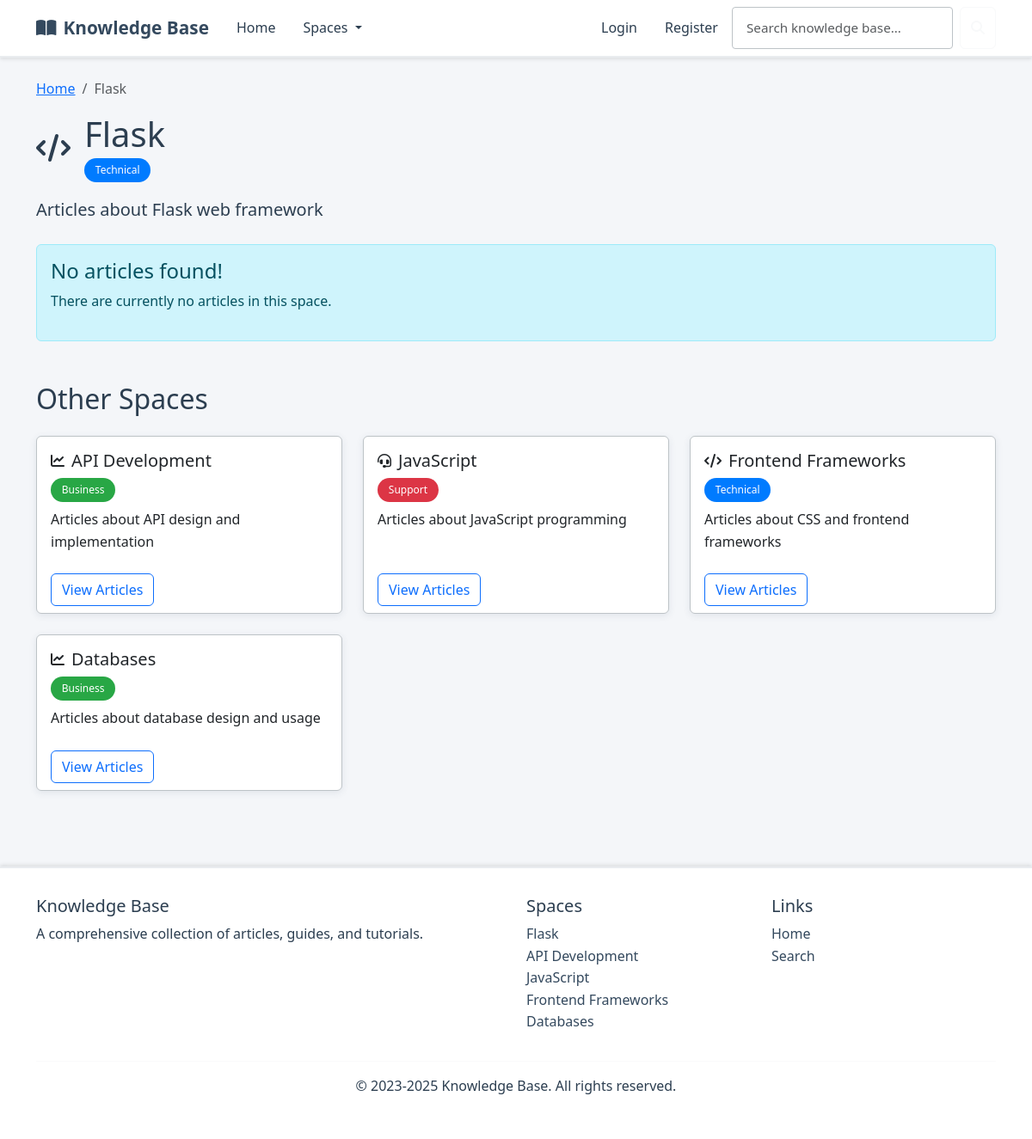
The app's page /space/1/ with its own data.
### kb/models.py (models this page shows, shortened)
class Space(models.Model):
    ICON_CHOICES = [
        ('fas fa-folder', 'Folder'),
        ('fas fa-book', 'Book'),
        ('fas fa-lightbulb', 'Lightbulb'),
        ('fas fa-cog', 'Settings'),
        ('fas fa-rocket', 'Rocket'),
        ('fas fa-star', 'Star'),
        ('fas fa-heart', 'Heart'),
        ('fas fa-trophy', 'Trophy'),
        ('fas fa-graduation-cap', 'Education'),
        ('fas fa-code', 'Code'),
        ('fas fa-database', 'Database'),
        ('fas fa-shield-alt', 'Security'),
        ('fas fa-users', 'Team'),
        ('fas fa-chart-line', 'Analytics'),
        ('fas fa-puzzle-piece', 'Puzzle'),
        ('fas fa-tools', 'Tools'),
        ('fas fa-globe', 'Global'),
        ('fas fa-mobile-alt', 'Mobile'),
        ('fas fa-cloud', 'Cloud'),
        ('fas fa-fire', 'Fire'),
    ]
    name = models.CharField(max_length=100)
    description = models.TextField()
    label = models.ForeignKey(Label, on_delete=models.SET_NULL, null=True, blank=True, related_name='spaces')
    icon = models.CharField(max_length=50, choices=ICON_CHOICES, default='fas fa-folder')
    class Meta:
        verbose_name_plural = "Spaces"

class Label(models.Model):
    COLOR_CHOICES = [
        ('#007bff', 'Blue'),
        ('#28a745', 'Green'),
        ('#dc3545', 'Red'),
        ('#ffc107', 'Yellow'),
        ('#6f42c1', 'Purple'),
        ('#fd7e14', 'Orange'),
        ('#20c997', 'Teal'),
        ('#e83e8c', 'Pink'),
        ('#6c757d', 'Gray'),
        ('#17a2b8', 'Cyan'),
    ]
    name = models.CharField(max_length=50)
    color = models.CharField(max_length=7, choices=COLOR_CHOICES, default='#007bff')
    class Meta:
        verbose_name_plural = "Labels"

### kb/views.py (the view, shortened to what this page needs)
# urls.py: path('space/<int:space_id>/', views.space_detail, name='space_detail'),
def space_detail(request, space_id):
    space = get_object_or_404(Space, id=space_id)
    if request.user.is_authenticated:
        articles = Article.objects.filter(
            space=space
        ).filter(
            models.Q(status='live') |
            models.Q(status='draft', author=request.user)
        )
    else:
        articles = Article.objects.filter(space=space, status='live')
    context = {
        'space': space,
        'articles': articles,
        'title': f'Space: {space.name}'
    }
    return render(request, 'space.html', context)

### kb/context_processors.py (called while the page is built)
def categories_processor(request):
    return {
        'spaces': Space.objects.all()
    }

### templates/space.html (shortened to what this page needs)
{% extends 'layout.html' %}
{% load static %}
{% block content %}
<nav aria-label="breadcrumb">
    <ol class="breadcrumb">
        <li class="breadcrumb-item"><a href="/">Home</a></li>
        <li class="breadcrumb-item active" aria-current="page">{{ space.name }}</li>
    </ol>
</nav>
<div class="mb-4">
    <div class="d-flex align-items-center mb-3">
        {% if space.icon %}
        <i class="{{ space.icon }} me-3" style="font-size: 2rem;"></i>
        {% endif %}
        <div>
            <h1 class="mb-1">{{ space.name }}</h1>
            {% if space.label %}
            <span class="badge" style="background-color: {{ space.label.color }}; color: white;">{{ space.label.name }}</span>
            {% endif %}
        </div>
    </div>
    <p class="lead">{{ space.description }}</p>
</div>
{% if articles %}
    <div class="row row-cols-1 row-cols-md-2 g-4">
        {% for article in articles %}
        <div class="col">
            <div class="card article-card h-100">
                <div class="card-body">
                    <div class="d-flex justify-content-between align-items-start mb-2">
                        <h5 class="card-title">{{ article.title }}</h5>
                        <div class="d-flex align-items-center">
                            {% if user.is_authenticated and article.is_read %}
                            <span class="badge bg-success me-2">Read</span>
                            {% endif %}
                            {% if user.is_authenticated %}
                            <button class="btn btn-link p-0 me-1 favorite-btn"
                                    data-article-id="{{ article.id }}"
                                    data-favorited="{% if article.is_favorited %}true{% else %}false{% endif %}"
                                    title="{% if article.is_favorited %}Remove from favorites{% else %}Add to favorites{% endif %}">
                                {% if article.is_favorited %}
                                <i class="fas fa-heart text-danger"></i>
                                {% else %}
                                <i class="far fa-heart text-muted"></i>
                                {% endif %}
                            </button>
                            <button class="btn btn-link p-0 read-later-btn"
                                    data-article-id="{{ article.id }}"
                                    data-read-later="{% if article.is_read_later %}true{% else %}false{% endif %}"
                                    title="{% if article.is_read_later %}Remove from read later{% else %}Save for later reading{% endif %}">
                                {% if article.is_read_later %}
                                <i class="fas fa-bookmark text-primary"></i>
                                {% else %}
                                <i class="far fa-bookmark text-muted"></i>
                                {% endif %}
                            </button>
                            {% endif %}
                        </div>
                    </div>
                    <p class="card-text">{{ article.summary }}</p>
                    <div class="mb-3">
                        {% for tag in article.tags %}
                        <span class="badge bg-secondary me-1">{{ tag }}</span>
                        {% endfor %}
                    </div>
                </div>
                <div class="card-footer bg-transparent border-0">
                    <div class="d-flex justify-content-between align-items-center">
                        <div>
                            <small class="text-muted d-block">Added: {{ article.created_at }}</small>
                            <small class="text-muted">
                                <i class="fas fa-eye me-1"></i>{{ article.view_count }} views
                                <span class="mx-1">•</span>
                                <i class="fas fa-users me-1"></i>{{ article.unique_view_count }} unique
                                <span class="mx-1">•</span>
                                <i class="fas fa-heart me-1"></i>{{ article.favorites_count }} favorites
                            </small>
                        </div>
                        <a href="{% url 'article_detail' article_id=article.id %}" class="btn btn-sm btn-primary">Read More</a>
                    </div>
                </div>
            </div>
        </div>
        {% endfor %}
    </div>
{% else %}
    <div class="alert alert-info" role="alert">
        <h4 class="alert-heading">No articles found!</h4>
        <p>There are currently no articles in this space.</p>
    </div>
{% endif %}
<section class="mt-5">
    <h2 class="mb-4">Other Spaces</h2>
    <div class="row row-cols-1 row-cols-md-3 g-4">
        {% for other_space in spaces %}
            {% if other_space.id != space.id %}
            <div class="col">
                <div class="card space-card h-100">
                    <div class="card-body">
                        <div class="d-flex align-items-center mb-2">
                            {% if other_space.icon %}
                            <i class="{{ other_space.icon }} me-2"></i>
                            {% endif %}
                            <h5 class="card-title mb-0">{{ other_space.name }}</h5>
                        </div>
                        {% if other_space.label %}
                        <span class="badge mb-2" style="background-color: {{ other_space.label.color }}; color: white;">{{ other_space.label.name }}</span>
                        {% endif %}
                        <p class="card-text">{{ other_space.description }}</p>
                    </div>
                    <div class="card-footer bg-transparent border-0">
                        <a href="{% url 'space_detail' space_id=other_space.id %}" class="btn btn-outline-primary">View Articles</a>
                    </div>
                </div>
            </div>
            {% endif %}
        {% endfor %}
    </div>
</section>
{% endblock %}

### templates/layout.html (shortened to what this page needs)
{% load static %}
<!DOCTYPE html>
<html lang="en">
<head>
    <link href="https://cdn.jsdelivr.net/npm/bootstrap@5.3.0/dist/css/bootstrap.min.css" rel="stylesheet">
    <link rel="stylesheet" href="https://cdnjs.cloudflare.com/ajax/libs/font-awesome/6.4.0/css/all.min.css">
    <link rel="stylesheet" href="https://cdnjs.cloudflare.com/ajax/libs/highlight.js/11.7.0/styles/github-dark.min.css">
    <link rel="stylesheet" href="{% static 'css/custom.css' %}">
</head>
<body>
    <nav class="navbar navbar-expand-lg" style="background-color: #ffffff; border-bottom: 2px solid #e9ecef; box-shadow: 0 2px 4px rgba(0,0,0,0.1);">
        <div class="container">
            <a class="navbar-brand" href="{% url 'index' %}">
                <i class="fas fa-book-open me-2"></i>Knowledge Base
            </a>
            <div class="collapse navbar-collapse" id="navbarMain">
                <ul class="navbar-nav me-auto">
                    <li class="nav-item">
                        <a class="nav-link {% if request.path == '/' %}active{% endif %}" href="{% url 'index' %}">Home</a>
                    </li>
                    <li class="nav-item dropdown">
                        <a class="nav-link dropdown-toggle" href="#" id="spacesDropdown" role="button" data-bs-toggle="dropdown" aria-expanded="false">
                            Spaces
                        </a>
                    </li>
                </ul>
                <ul class="navbar-nav ms-auto">
                    {% if user.is_authenticated %}
                    <li class="nav-item dropdown">
                        <a class="nav-link dropdown-toggle" href="#" id="userDropdown" role="button" data-bs-toggle="dropdown" aria-expanded="false">
                            <i class="fas fa-user me-1"></i>{{ user.username }}
                        </a>
                        <ul class="dropdown-menu dropdown-menu-end" aria-labelledby="userDropdown">
                            <li><a class="dropdown-item" href="{% url 'logout' %}">Logout</a></li>
                        </ul>
                    </li>
                    {% else %}
                    <li class="nav-item">
                        <a class="nav-link {% if request.path == '/login/' %}active{% endif %}" href="{% url 'login' %}">Login</a>
                    </li>
                    <li class="nav-item">
                        <a class="nav-link {% if request.path == '/register/' %}active{% endif %}" href="{% url 'register' %}">Register</a>
                    </li>
                    {% endif %}
                </ul>
                <div class="d-flex position-relative">
                    <form id="searchForm" class="d-flex" action="{% url 'search' %}" method="get">
                        <input id="searchInput" class="form-control me-2" type="search" placeholder="Search knowledge base..." aria-label="Search" name="q">
                        <button class="btn btn-outline-light" type="submit">
                            <i class="fas fa-search"></i>
                        </button>
                    </form>
                </div>
            </div>
        </div>
    </nav>
    <main class="container py-4">
        {% block content %}{% endblock %}
    </main>
    <footer class="footer">
        <div class="container">
            <div class="row">
                <div class="col-md-6">
                    <h5>Knowledge Base</h5>
                    <p>A comprehensive collection of articles, guides, and tutorials.</p>
                </div>
                <div class="col-md-3">
                    <h5>Spaces</h5>
                    <ul class="list-unstyled">
                        {% for space in spaces %}
                        <li><a href="{% url 'space_detail' space_id=space.id %}" class="text-decoration-none" style="color: var(--primary-corporate);">{{ space.name }}</a></li>
                        {% endfor %}
                    </ul>
                </div>
                <div class="col-md-3">
                    <h5>Links</h5>
                    <ul class="list-unstyled">
                        <li><a href="{% url 'index' %}" class="text-decoration-none" style="color: var(--primary-corporate);">Home</a></li>
                        <li><a href="{% url 'search' %}" class="text-decoration-none" style="color: var(--primary-corporate);">Search</a></li>
                    </ul>
                </div>
            </div>
            <hr style="border-color: #e9ecef;">
            <div class="text-center">
                <p>&copy; 2023-2025 Knowledge Base. All rights reserved.</p>
            </div>
        </div>
    </footer>
</body>
</html>

### static/css/custom.css (style rules this page uses)
:root { --primary-corporate: #34495e; --secondary-corporate: #2c3e50; --accent-corporate: #3498db; --success-corporate: #27ae60; --warning-corporate: #f39c12; --danger-corporate: #e74c3c; --light-corporate: #ecf0f1; --dark-corporate: #2c3e50; --background-corporate: #f4f6f9; --text-corporate: #2c3e50; --border-corporate: #bdc3c7; --shadow-corporate: rgba(52, 73, 94, 0.1); }
body { background-color: var(--background-corporate); color: var(--text-corporate); font-family: 'Segoe UI', Tahoma, Geneva, Verdana, sans-serif; line-height: 1.6; }
.navbar-brand { color: var(--primary-corporate) !important; font-weight: 600; font-size: 1.3rem; }
.navbar-nav .nav-link { color: var(--text-corporate) !important; font-weight: 500; padding: 0.5rem 1rem !important; transition: all 0.3s ease; border-radius: 4px; }
.card { background-color: #ffffff; border: 1px solid var(--border-corporate); border-radius: 6px; box-shadow: 0 2px 8px var(--shadow-corporate); transition: all 0.3s ease; }
.form-control { border: 1px solid var(--border-corporate); border-radius: 4px; padding: 0.75rem 1rem; font-size: 0.95rem; }
.badge { background-color: var(--primary-corporate); color: #ffffff; font-weight: 500; padding: 0.5rem 0.8rem; border-radius: 15px; }
.space-card { transition: transform 0.2s ease, box-shadow 0.2s ease; height: 100%; }
.footer { margin-top: 4rem; padding: 2rem 0; border-top: 1px solid var(--bs-border-color); }
.footer { margin-top: 4rem; padding: 2rem 0; background-color: #ffffff; color: var(--text-corporate); border-top: 2px solid #e9ecef; box-shadow: 0 -2px 4px rgba(0,0,0,0.1); }

### records on screen
Space: name "Flask", label.name "Technical", description "Articles about Flask web framework"
Space: name "API Development", label.name "Business", description "Articles about API design and implementation"
Space: name "JavaScript", label.name "Support", description "Articles about JavaScript programming"
Space: name "Frontend Frameworks", label.name "Technical", description "Articles about CSS and frontend frameworks"
Space: name "Databases", label.name "Business", description "Articles about database design and usage"
